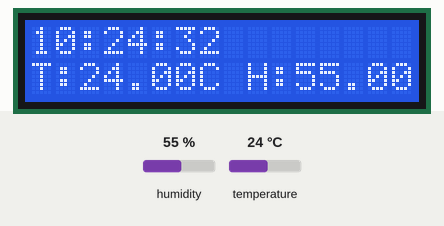
The sketch below on a simulated Arduino Uno, built with avr-gcc and run on an emulated ATmega328P. Shown: 16×2 character LCD. The test bench sets the inputs (shaded band); at power-on: humidity 55 %, temperature 24 °C. The local clock reads 2024-03-15 10:24:30 at power-on unless the sketch sets it; storage starts empty.

Above: at 2.8 s.
2.9 s: humidity set to 22 %
At 7.4 s:
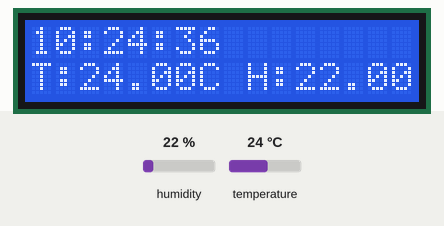
9.5 s: temperature set to 12 °C
At 10.4 s:
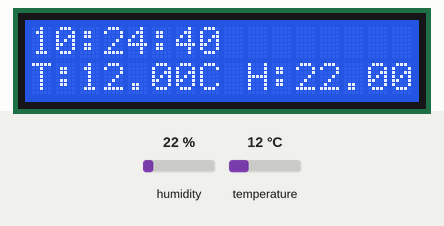
14.4 s: humidity set to 40 %
At 19.0 s:
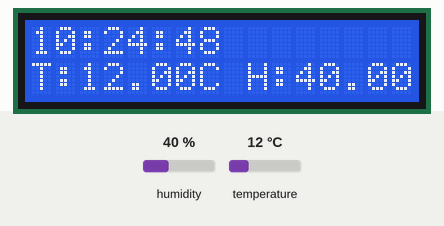
21.5 s: temperature set to 19 °C
At 23.2 s:
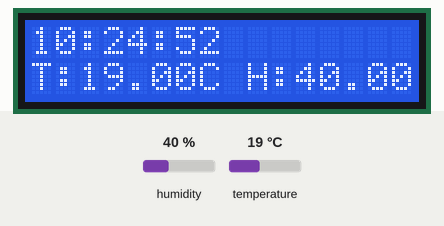
Timing chart, 0 to 24.7 s (numbered marks = the images above; inputs shaded):
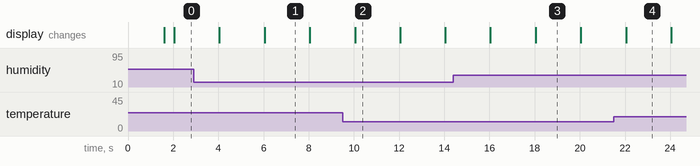

Measured:
- what the display in image 2 shows lasts 2.0 s, from 10.0 s to 12.0 s

The sketch:

DHT22_RTC_LCD_SD_Logger.ino
```cpp
#include <Wire.h>
#include <LiquidCrystal_I2C.h>
#include <DHT.h>
#include <RTClib.h>
#include <SD.h>

// ===== DHT =====
#define DHTPIN 2
#define DHTTYPE DHT22
DHT dht(DHTPIN, DHTTYPE);

// ===== RTC =====
RTC_DS3231 rtc;

// ===== LCD =====
LiquidCrystal_I2C lcd(0x27, 16, 2);

// ===== SD =====
#define CSPIN 4
File dataFile;

// ===== TIMER =====
unsigned long previousMillis = 0;
const unsigned long interval = 2000;

void setup() {
  lcd.init();
  lcd.backlight();

  dht.begin();
  rtc.begin();

  if (!SD.begin(CSPIN)) {
    lcd.print("SD Failed");
    while (1);
  }
  //rtc.adjust(DateTime(F(__DATE__), F(__TIME__)));
  lcd.print("System Ready");
  delay(1500);
  lcd.clear();
  if (!SD.exists("data.csv")) {
  dataFile = SD.open("data.csv", FILE_WRITE);
  if (dataFile) {
    dataFile.println("DateTime,Temperature,Humidity");
    dataFile.close();
  }
}

}

void loop() {
  unsigned long currentMillis = millis();


  if (currentMillis - previousMillis >= interval) {
    previousMillis = currentMillis;

    DateTime now = rtc.now();

    float temp = dht.readTemperature();
    float hum  = dht.readHumidity();

    if (isnan(temp) || isnan(hum)) {
      lcd.clear();
      lcd.print("Sensor Error");
      return;
    }

    // ===== LCD =====
    lcd.clear();
    lcd.setCursor(0,0);
  lcd.print(now.timestamp(DateTime::TIMESTAMP_TIME));

lcd.setCursor(0,1);
    lcd.print("T:");
    lcd.print(temp);
    lcd.print("C ");


    lcd.print("H:");
    lcd.print(hum);
    lcd.print("%");

    // ===== SD =====

    dataFile = SD.open("data.csv", FILE_WRITE);
if (dataFile) {
  dataFile.print(now.timestamp(DateTime::TIMESTAMP_FULL));
  dataFile.print(",");
  dataFile.print(temp);
  dataFile.print(",");
  dataFile.println(hum);
  dataFile.close();
}

  }
}
```
